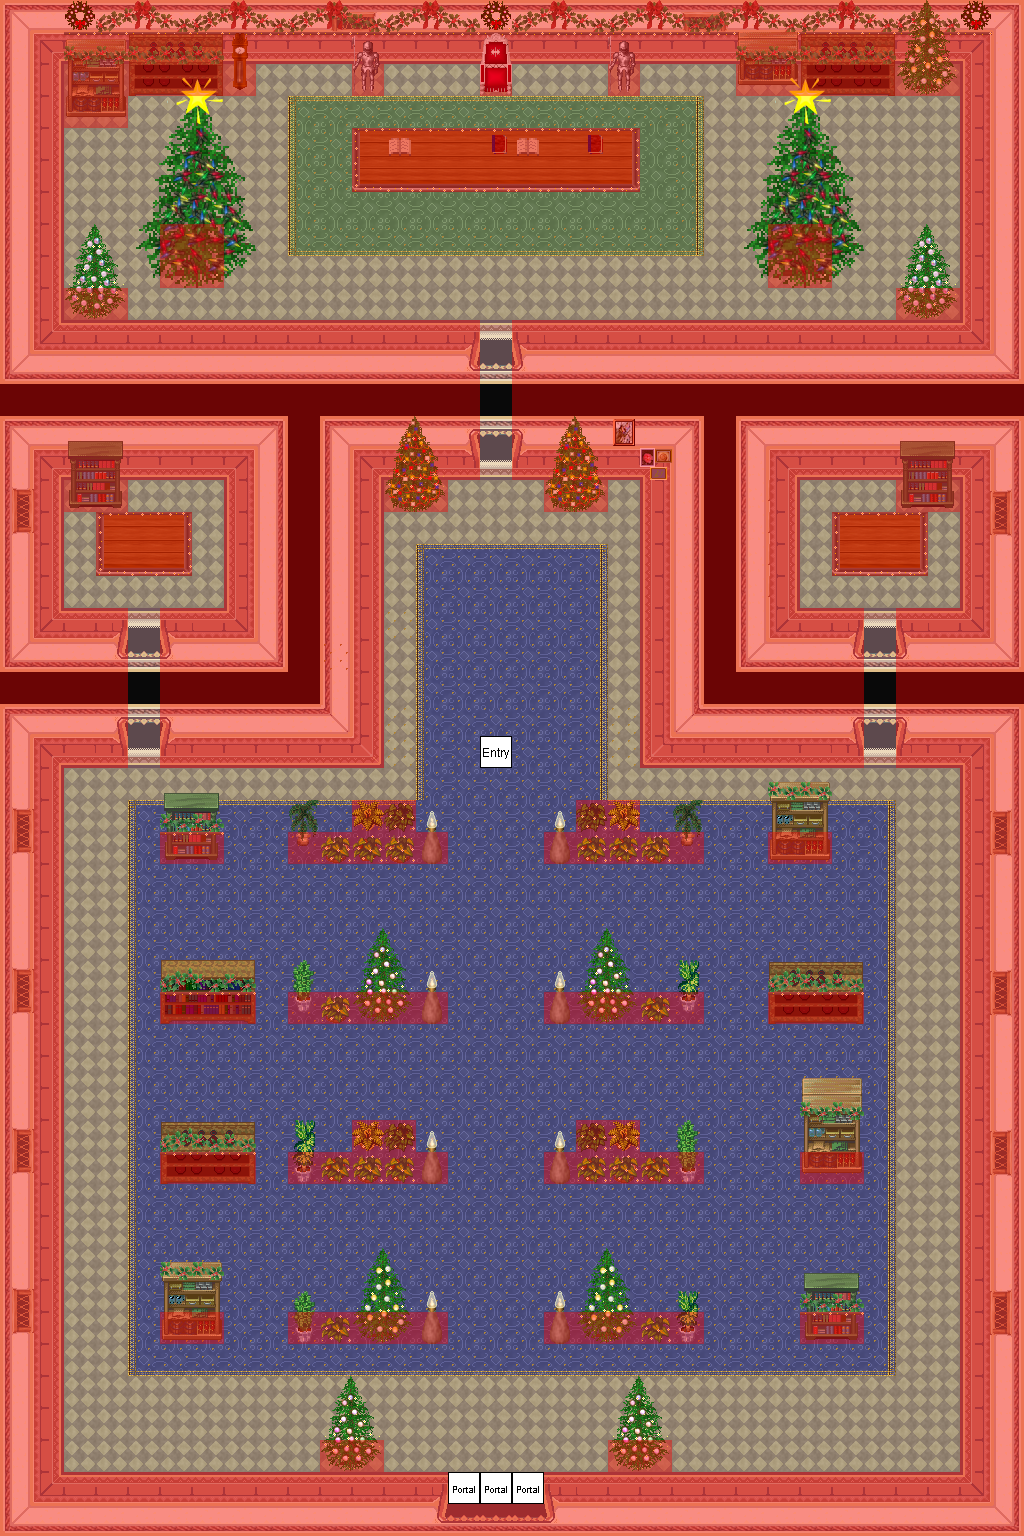

Rendered tile map (Tiled .tmx) drawn with the repository's tilesets; below, a short description and the map source with its tile grids summarised:
An orthogonal 32x48 tile map with 32x32 px tiles, 7 tile layers (0_floor, 1_terrain, 2_object, 3_roof, ...), 1 hidden layer not drawn, 42 tilesets.

<map version="1.0" orientation="orthogonal" renderorder="right-down" width="32" height="48" tilewidth="32" tileheight="32" nextobjectid="1">
 <tileset firstgid="1" name="../../tileset/furniture/carpet/carpets_2.png" tilewidth="32" tileheight="32" tilecount="12" columns="4">
  <image source="../../tileset/furniture/carpet/carpets_2.png" trans="ff00ff" width="128" height="96" />
 </tileset>
 <tileset firstgid="13" name="../../tileset/furniture/chair/throne_small.png" tilewidth="32" tileheight="32" tilecount="2" columns="1">
  <image source="../../tileset/furniture/chair/throne_small.png" width="32" height="64" />
 </tileset>
 <tileset firstgid="15" name="../../tileset/building/wall/int_wall_pale.png" tilewidth="32" tileheight="32" tilecount="16" columns="2">
  <image source="../../tileset/building/wall/int_wall_pale.png" trans="ff00ff" width="64" height="256" />
 </tileset>
 <tileset firstgid="31" name="../../tileset/ground/brown.png" tilewidth="32" tileheight="32" tilecount="5" columns="5">
  <image source="../../tileset/ground/brown.png" trans="ff00ff" width="160" height="32" />
 </tileset>
 <tileset firstgid="36" name="../../tileset/building/window/int_windows_purple.png" tilewidth="32" tileheight="32" tilecount="16" columns="4">
  <image source="../../tileset/building/window/int_windows_purple.png" trans="ff00ff" width="128" height="128" />
 </tileset>
 <tileset firstgid="52" name="../../tileset/building/wall/int_wall_purple.png" tilewidth="32" tileheight="32" tilecount="20" columns="2">
  <image source="../../tileset/building/wall/int_wall_purple.png" trans="ff00ff" width="64" height="320" />
 </tileset>
 <tileset firstgid="72" name="../../tileset/furniture/carpet/rug_border.png" tilewidth="32" tileheight="32" tilecount="9" columns="3">
  <image source="../../tileset/furniture/carpet/rug_border.png" width="96" height="96" />
 </tileset>
 <tileset firstgid="81" name="../../tileset/plant/bush/bushes.png" tilewidth="32" tileheight="32" tilecount="10" columns="5">
  <image source="../../tileset/plant/bush/bushes.png" trans="ffffff" width="160" height="64" />
 </tileset>
 <tileset firstgid="91" name="../../tileset/furniture/table/wooden_rectangular.png" tilewidth="32" tileheight="32" tilecount="9" columns="3">
  <image source="../../tileset/furniture/table/wooden_rectangular.png" trans="ff00ff" width="96" height="96" />
 </tileset>
 <tileset firstgid="100" name="../../tileset/item/statue/metal_and_stone.png" tilewidth="32" tileheight="32" tilecount="6" columns="3">
  <image source="../../tileset/item/statue/metal_and_stone.png" width="96" height="64" />
 </tileset>
 <tileset firstgid="106" name="../../tileset/building/entrance/pale_red_ns.png" tilewidth="32" tileheight="32" tilecount="36" columns="9">
  <image source="../../tileset/building/entrance/pale_red_ns.png" trans="ff00ff" width="288" height="128" />
 </tileset>
 <tileset firstgid="142" name="../../tileset/furniture/shelve/pale_book_bottle_shelf.png" tilewidth="32" tileheight="32" tilecount="12" columns="3">
  <image source="../../tileset/furniture/shelve/pale_book_bottle_shelf.png" trans="ff00ff" width="96" height="128" />
 </tileset>
 <tileset firstgid="154" name="../../tileset/furniture/picture/small.png" tilewidth="32" tileheight="32" tilecount="3" columns="3">
  <image source="../../tileset/furniture/picture/small.png" width="96" height="32" />
 </tileset>
 <tileset firstgid="157" name="../../tileset/plant/indoor/pot_plant.png" tilewidth="32" tileheight="32" tilecount="3" columns="1">
  <image source="../../tileset/plant/indoor/pot_plant.png" width="32" height="96" />
 </tileset>
 <tileset firstgid="160" name="../../tileset/furniture/clock/wooden_clock.png" tilewidth="32" tileheight="32" tilecount="6" columns="1">
  <image source="../../tileset/furniture/clock/wooden_clock.png" width="32" height="192" />
 </tileset>
 <tileset firstgid="166" name="../../tileset/item/documents/book.png" tilewidth="32" tileheight="32" tilecount="4" columns="2">
  <image source="../../tileset/item/documents/book.png" width="64" height="64" />
 </tileset>
 <tileset firstgid="170" name="../../tileset/building/entrance/detail_ns.png" tilewidth="32" tileheight="32" tilecount="6" columns="3">
  <image source="../../tileset/building/entrance/detail_ns.png" trans="ff00ff" width="96" height="64" />
 </tileset>
 <tileset firstgid="176" name="../../tileset/logic/portal.png" tilewidth="32" tileheight="32" tilecount="7" columns="7">
  <image source="../../tileset/logic/portal.png" width="224" height="32" />
 </tileset>
 <tileset firstgid="183" name="../../tileset/logic/collision.png" tilewidth="32" tileheight="32" tilecount="1" columns="1">
  <image source="../../tileset/logic/collision.png" width="32" height="32" />
 </tileset>
 <tileset firstgid="184" name="../../tileset/logic/protection.png" tilewidth="32" tileheight="32" tilecount="2" columns="2">
  <image source="../../tileset/logic/protection.png" width="64" height="32" />
 </tileset>
 <tileset firstgid="186" name="barrel" tilewidth="32" tileheight="32" tilecount="1" columns="1">
  <image source="../../tileset/item/pot/barrel_with_flower.png" width="32" height="32" />
 </tileset>
 <tileset firstgid="187" name="barrel2" tilewidth="32" tileheight="32" tilecount="2" columns="1">
  <image source="../../tileset/item/pot/barrel.png" width="32" height="64" />
 </tileset>
 <tileset firstgid="189" name="plants" tilewidth="32" tileheight="32" tilecount="12" columns="6">
  <image source="../../tileset/plant/indoor/pot_plant_1.png" width="192" height="64" />
 </tileset>
 <tileset firstgid="201" name="shelf" tilewidth="32" tileheight="32" tilecount="10" columns="2">
  <image source="../../tileset/furniture/shelve/shelf_4.png" width="64" height="160" />
 </tileset>
 <tileset firstgid="211" name="oil paintings" tilewidth="32" tileheight="32" tilecount="16" columns="4">
  <image source="../../tileset/furniture/picture/oil_paintings.png" width="128" height="128" />
 </tileset>
 <tileset firstgid="227" name="floors" tilewidth="32" tileheight="32" tilecount="6" columns="3">
  <image source="../../tileset/ground/indoor/floor_tiles2.png" width="96" height="64" />
 </tileset>
 <tileset firstgid="233" name="shelf3" tilewidth="32" tileheight="32" tilecount="6" columns="2">
  <image source="../../tileset/furniture/shelve/shelf_3.png" width="64" height="96" />
 </tileset>
 <tileset firstgid="239" name="shelf5" tilewidth="32" tileheight="32" tilecount="6" columns="2">
  <image source="../../tileset/furniture/shelve/green_bookshelf.png" width="64" height="96" />
 </tileset>
 <tileset firstgid="245" name="potted plants" tilewidth="32" tileheight="32" tilecount="6" columns="3">
  <image source="../../tileset/plant/indoor/potted_plants1.png" width="96" height="64" />
 </tileset>
 <tileset firstgid="251" name="dark_torch" tilewidth="32" tileheight="32" tilecount="8" columns="2">
  <image source="../../tileset/furniture/light/dark_torch.png" width="64" height="128" />
 </tileset>
 <tileset firstgid="259" name="floor" tilewidth="32" tileheight="32" tilecount="3" columns="3">
  <image source="../../tileset/ground/indoor/floor.png" width="96" height="32" />
 </tileset>
 <tileset firstgid="262" name="brown_paving" tilewidth="32" tileheight="32" tilecount="2" columns="2">
  <image source="../../tileset/ground/brown_paving.png" width="64" height="32" />
 </tileset>
 <tileset firstgid="264" name="holly_garlands" tilewidth="32" tileheight="32" tilecount="3" columns="3">
  <image source="../../tileset/building/decoration/holly_garlands.png" trans="ff00ff" width="96" height="32" />
 </tileset>
 <tileset firstgid="267" name="wreaths" tilewidth="32" tileheight="32" tilecount="6" columns="2">
  <image source="../../tileset/building/decoration/wreaths.png" trans="ff00ff" width="64" height="96" />
 </tileset>
 <tileset firstgid="273" name="mistletoe" tilewidth="32" tileheight="32" tilecount="1" columns="1">
  <image source="../../tileset/plant/mistletoe.png" trans="ff00ff" width="32" height="32" />
 </tileset>
 <tileset firstgid="274" name="roof_borders_xmas" tilewidth="32" tileheight="32" tilecount="18" columns="3">
  <image source="../../tileset/building/roof/roof_borders_xmas.png" trans="ff00ff" width="96" height="192" />
 </tileset>
 <tileset firstgid="292" name="spruce_xmas" tilewidth="32" tileheight="32" tilecount="6" columns="2">
  <image source="../../tileset/plant/tree/spruce_xmas.png" trans="ff00ff" width="64" height="96" />
 </tileset>
 <tileset firstgid="298" name="spruce_xmas2" tilewidth="32" tileheight="32" tilecount="6" columns="2">
  <image source="../../tileset/plant/tree/spruce_xmas2.png" trans="ff00ff" width="64" height="96" />
 </tileset>
 <tileset firstgid="304" name="spruce_xmas4" tilewidth="32" tileheight="32" tilecount="6" columns="2">
  <image source="../../tileset/plant/tree/spruce_xmas4.png" trans="ff00ff" width="64" height="96" />
 </tileset>
 <tileset firstgid="310" name="spruce_xmas5" tilewidth="32" tileheight="32" tilecount="6" columns="2">
  <image source="../../tileset/plant/tree/spruce_xmas5.png" trans="ff00ff" width="64" height="96" />
 </tileset>
 <tileset firstgid="316" name="xmas lights" tilewidth="32" tileheight="32" tilecount="20" columns="4">
  <image source="../../tileset/furniture/light/xmas_lights.png" width="128" height="160" />
 </tileset>
 <tileset firstgid="336" name="spruce_xmas3" tilewidth="32" tileheight="32" tilecount="28" columns="4">
  <image source="../../tileset/plant/tree/spruce_xmas3.png" width="144" height="226" />
 </tileset>
 <layer name="0_floor" width="32" height="48">
  <data>[1536 cells, 1536 non-empty, 4 distinct tile ids]</data>
 </layer>
 <layer name="1_terrain" width="32" height="48">
  <data>[1536 cells, 1144 non-empty, 85 distinct tile ids]</data>
 </layer>
 <layer name="2_object" width="32" height="48">
  <data>[1536 cells, 170 non-empty, 45 distinct tile ids]</data>
 </layer>
 <layer name="3_roof" width="32" height="48">
  <data>[1536 cells, 191 non-empty, 80 distinct tile ids]</data>
 </layer>
 <layer name="4_roof_add" width="32" height="48">
  <data>[1536 cells, 87 non-empty, 7 distinct tile ids]</data>
 </layer>
 <layer name="objects" width="32" height="48">
  <data>[1536 cells, 4 non-empty, 2 distinct tile ids]</data>
 </layer>
 <layer name="collision" width="32" height="48" opacity="0.4">
  <data>[1536 cells, 705 non-empty, 1 distinct tile ids]</data>
 </layer>
 <layer name="protection" width="32" height="48" visible="0" opacity="0.4">
  <data>[1536 cells, 1536 non-empty, 1 distinct tile ids]</data>
 </layer>
</map>
